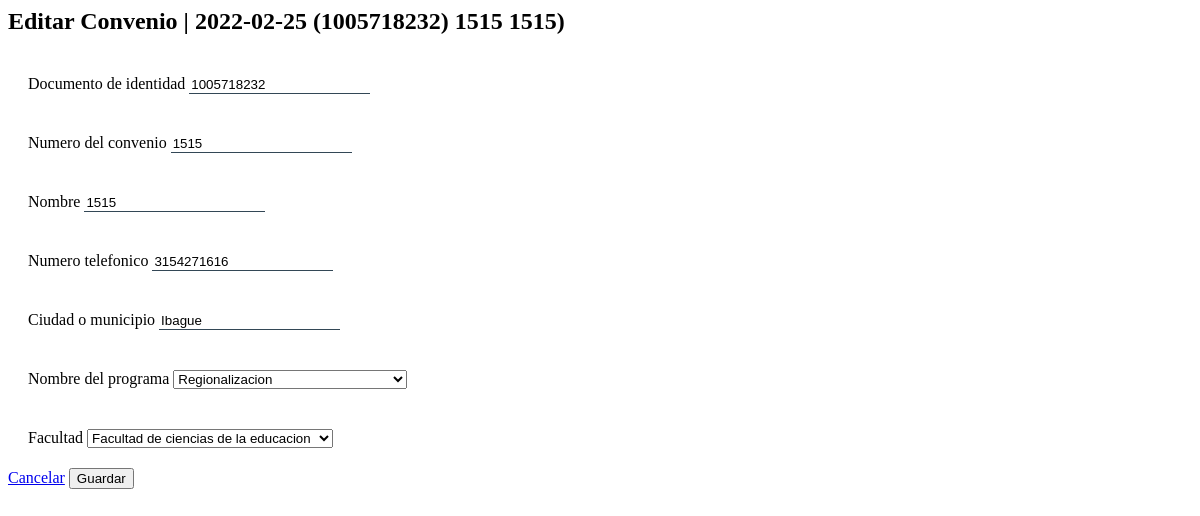
The app's page /Convenio/Lista/Editar/1 (signed in), older data.
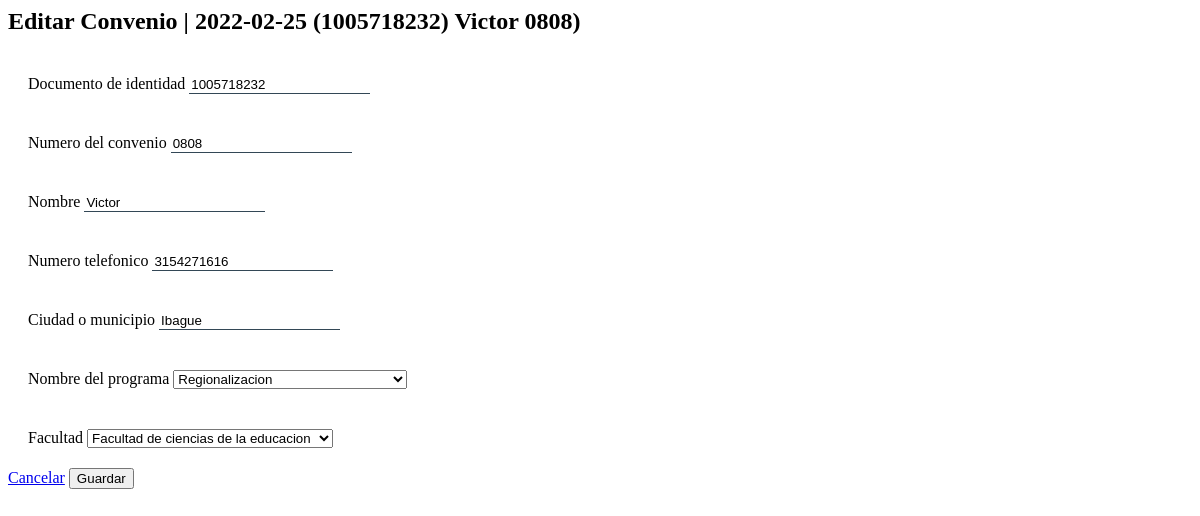
The same page, newer data.
### Apps/OfConvenio/models.py (models this page shows)
class Convenios(models.Model):
    PROYECTOS_CHOICES = (
        ('Regionalizacion', 'Regionalizacion'),
        ('UT Solidaria', 'UT Solidaria'),
        ('UT Para los niños', 'UT Para los niños'),
        ('UT En tu comunidad', 'UT En tu comunidad'),
        ('Articulacion con la escuela', 'Articulacion con la escuela'),
        ('Universidad territorio de paz', 'Universidad territorio de paz'),
        ('Apropiacion social del conocimiento', 'Apropiacion social del conocimiento'),
        ('Universidad abierta', 'Universidad abierta'),
    )
    FACULTAD_CHOICES = (
        ('No aplica','No aplica'),
        ('Facultad de ciencias humanas y artes','Facultad de ciencias humanas y artes'),
        ('Facultad de ciencias de la educacion','Facultad de ciencias de la educacion'),
        ('Facultad de medicina veterinaria','Facultad de medicina veterinaria'),
        ('Facultad de ciencias basicas','Facultada de ciencias basicas'),
        ('Facultad de tecnologia','Facultad de tecnologia'),
        ('IDEAD','IDEAD'),
        ('Facultad de ingenieria agronomica','Facultad de ingenieria agronomica'),
        ('Facultad de ingenieria forestal','Facultad de ingenieria forestal'),
        ('Facultad de ciencias en la salud','Facultad de ciencias en la salud'),
    )
    codigo = models.AutoField('Codigo',primary_key=True,blank=False)
    fecha = models.DateField('Fecha',max_length=15, auto_now_add=True)
    documento = models.CharField('Cc Estudiante',max_length=30, blank=False, null=False)
    convenio = models.CharField('Numero Convenio',max_length=30, blank=False, null=False)
    nombre = models.CharField('Nombre Estudiante',max_length=40, blank=False, null=False)
    telefono = models.CharField('Celular Estudiante',max_length=15, blank=False, null=False)
    municipio = models.CharField('Municipio',max_length=30, blank=False, null=False)
    programa = models.CharField('Programa',max_length= 50, blank=False, null=False, choices=PROYECTOS_CHOICES)
    facultad = models.CharField('Facultad',max_length= 80, null= False, choices= FACULTAD_CHOICES)
    class Meta:
        verbose_name_plural = "Convenios"
    def __str__(self):
                texto = "{0} ({1}) {2} {3})"
                return texto.format(self.fecha, self.documento, self.nombre,self.convenio)

### Apps/OfConvenio/views.py (the view)
# urls.py: path('Convenio/Lista/Editar/<int:pk>', login_required(editarC.as_view()), name = 'editarConvenio'),
class editarC(UpdateView):
    model = Convenios
    form_class = listaFormulario
    page_title = 'Editar Convenio'
    success_url = reverse_lazy('inicioConvenio')
    context_object_name = 'obj'
    template_name = 'Convenio/convenio.html'
    def get_context_data(self, **kwargs):
        context = super(editarC, self).get_context_data(**kwargs)
        context['page_title'] = self.page_title
        return context

### Apps/OfConvenio/forms.py
class listaFormulario(forms.ModelForm):
    class Meta:
        model = Convenios
        field = [
            'convenio',
            'documento',
            'nombre',
            'telefono',
            'municipio',
            'programa',
            'facultad',
        ]
        exclude = [
            'codigo',
            'fecha',
        ]
        labels = {
            'convenio' : 'Numero del convenio',
            'documento' : 'Documento de identidad',
            'nombre' : 'Nombre',
            'telefono' : 'Numero telefonico',
            'municipio' : 'Ciudad o municipio',
            'programa' : 'Nombre del programa',
            'facultad' : 'Facultad',
        }
        help_texts = {
            'convenio' : 'Ingrese el numero del convenio',
            'documento' : 'Ingrese el documento de identidad',
            'nombre' : 'Ingrese el nombre',
            'telefono' : 'Ingrese el numero telefonico',
            'municipio' : 'Ingrese el nombre de la ciudad o municipio',
            'programa' : 'Ingrese el nombre del programa',
            'facultad' : 'Ingrese el nombre de la facultad',
        }

### Apps/OfConvenio/templates/Convenio/convenio.html (shortened to what this page needs)
{% load static%}
<div class="modal-dialog modal-lg" role="document">
    <div class="modal-content">
        <div class="modal-header">
            <h2 class="modal-title">
                {{ page_title }} | {{ object }}
            </h2>
        </div>
        <form action="{% url 'editarConvenio' object.codigo %}" method="post">
            <div class="modal-body">
                <div class="grupo">
                    {{ form.documento.label }}
                    {{form.documento}}
                </div>
                <div class="grupo">
                    {{ form.convenio.label }}
                    {{form.convenio}}
                </div>
              <div class="grupo">
                  {{ form.nombre.label }}
                  {{form.nombre}}
                </div>
                <div class="grupo">
                    {{ form.telefono.label }}
                    {{form.telefono}}
                </div>
                <div class="grupo">
                    {{ form.municipio.label }}
                    {{form.municipio}}
                </div>
                <div class="grupo">
                    {{ form.programa.label }}
                    {{form.programa}}
                </div>
                <div class="grupo">
                    {{ form.facultad.label }}
                    {{form.facultad}}
                </div>
        </div>
        <div class="modal-footer">
            <a href="{% url 'inicioConvenio' %}" class="btn btn-danger" role="button" data-dismiss="modal">Cancelar</a>
            <button class="btn btn-primary" type="submit">Guardar</button>
        </div>
        </form>
    </div>
</div>

Row changes from the older to the newer data that the page shows:
changed Convenios "Ibague": fecha+documento+nombre "2022-02-25 (1005718232) 1515 1515)" → "2022-02-25 (1005718232) Victor 0808)"; convenio "1515" → "0808"; nombre "1515" → "Victor"
